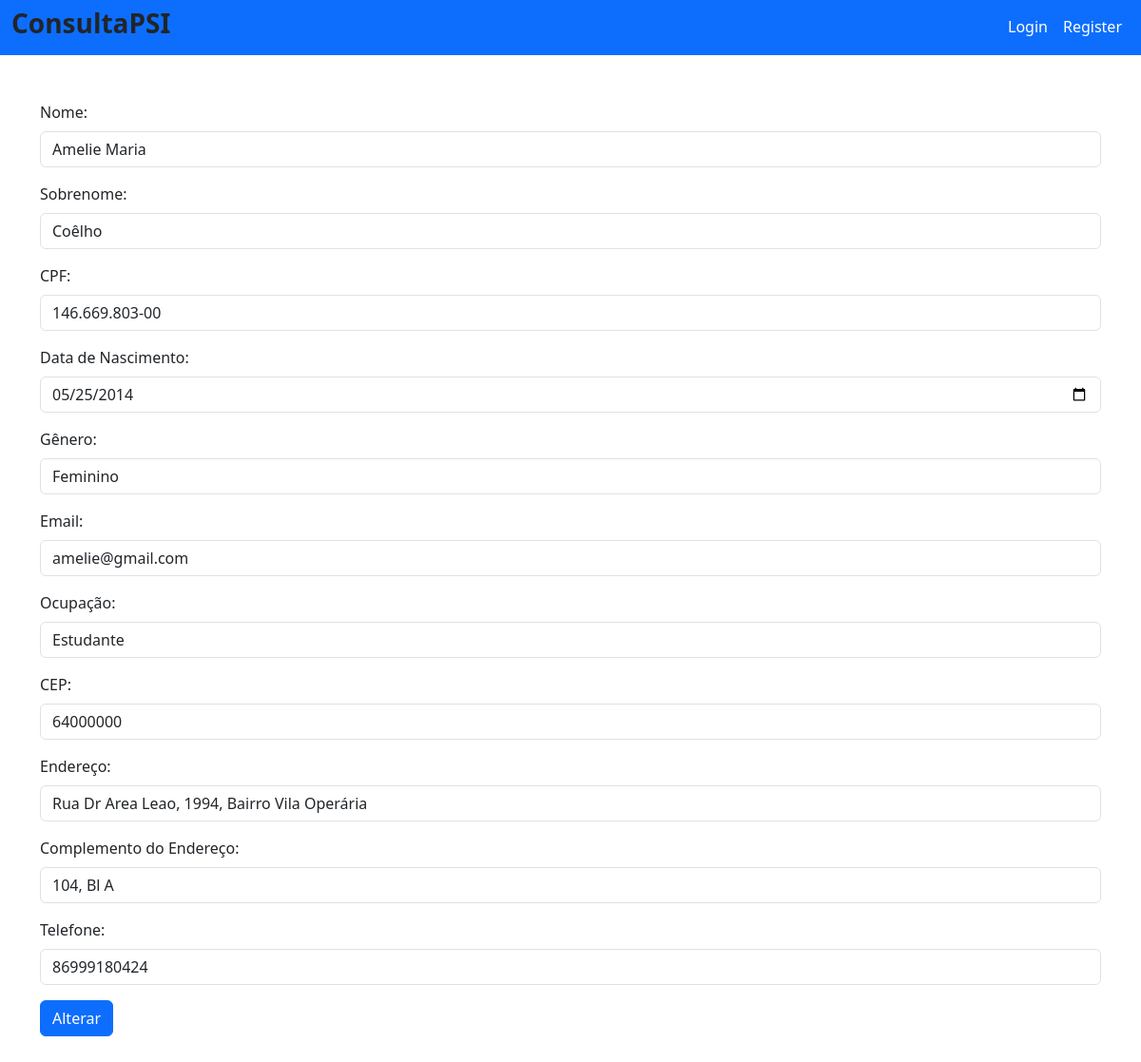
/pacientes/update/1, run on an earlier commit of the app's database.
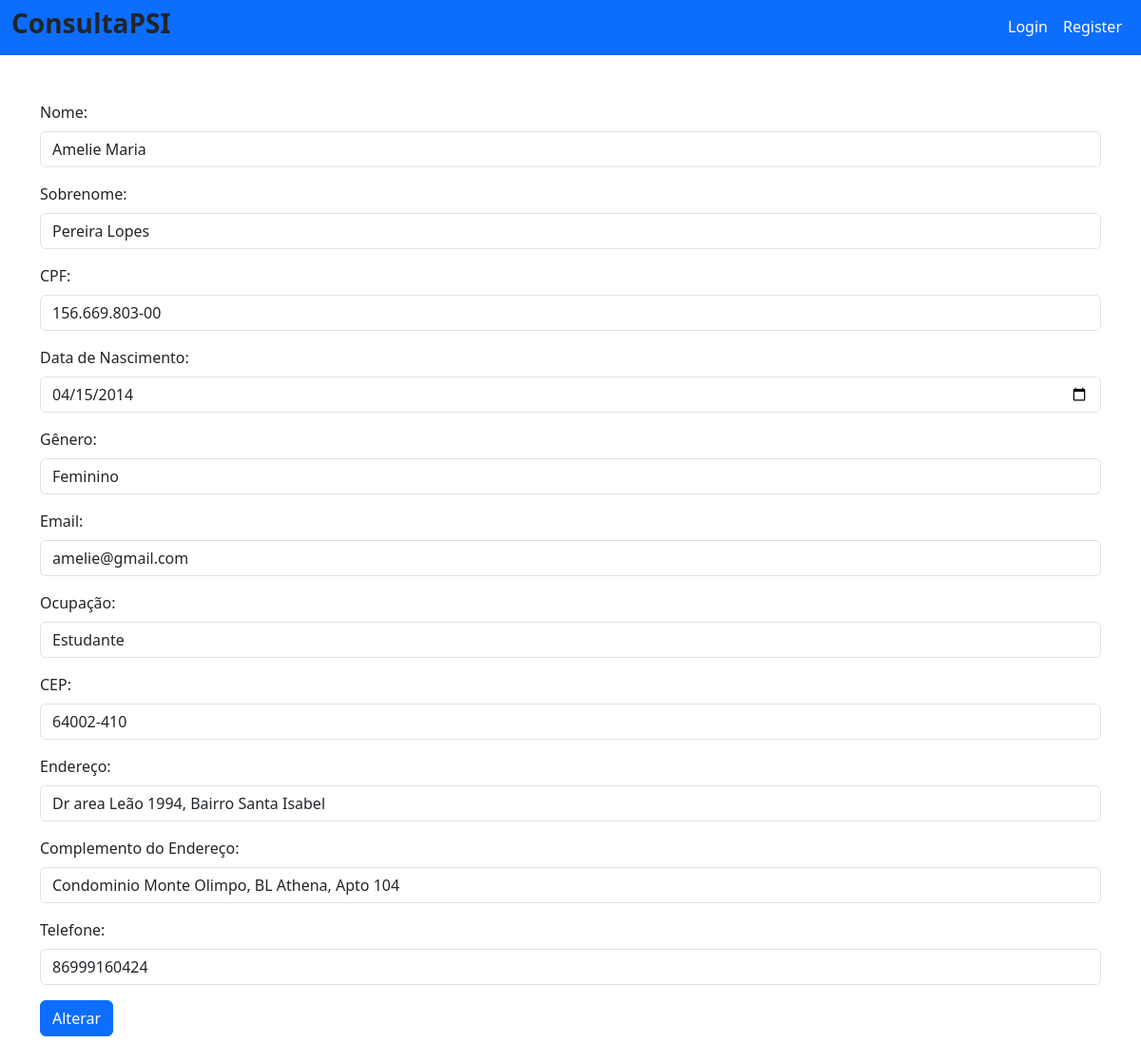
And on a later commit of the database.
### database/models/paciente_model.py (models this page shows, shortened)
class Paciente(db.Model):
    __tablename__ = 'paciente'
    id = db.Column(db.Integer, primary_key=True, autoincrement=True)
    nome = db.Column(db.String(50), nullable=False)
    sobrenome = db.Column(db.String(150), nullable=False)
    cpf = db.Column(db.String(11), nullable=False, unique=True)
    nascimento = db.Column(db.Date, nullable=False)
    genero = db.Column(db.String(30), nullable=False)
    email = db.Column(db.String(50), nullable=False, unique=True)
    ocupacao = db.Column(db.String(50), nullable=False)
    cep = db.Column(db.String(8), nullable=False)
    endereco = db.Column(db.String(150), nullable=False)
    endereco_complemento = db.Column(db.String(150), nullable=False)
    fone = db.Column(db.String(15), nullable=False)
    datainicio = db.Column(db.Date, nullable=False)
    convenios_id = db.Column(db.Integer, db.ForeignKey('convenio.id'), nullable=True)

### routes/pacientes.py (the view, shortened to what this page needs)
@blueprint_pacientes.route('/update/<int:id>', methods=['GET', 'POST'])
def update(id):
    paciente, error = PacienteService.get_paciente_by_id(id)
    if error:
        flash(error)
        return redirect('/pacientes/recovery')
    if request.method == 'GET':
        return render_template('pacientes_update.html', paciente=paciente)

### service/paciente_service.py (called while the page is built)
    @staticmethod
    def get_paciente_by_id(id):
        try:
            paciente = Paciente.query.get(id)
            if not paciente:
                return None, "Paciente não encontrado"
            return paciente, None
        except Exception as e:
            return None, str(e)

### templates/pacientes_update.html
{% extends 'base.html' %}
{% block conteudo %}
        <form method="post" action='/pacientes/update/{{paciente.id}}'>
                <div class="mb-3">
                        <label for="nome" class="form-label">Nome:</label>
                        <input id="nome" class="form-control" type="text" name="nome" value="{{paciente.nome}}">
                    </div>
                    <div class="mb-3">
                        <label for="sobrenome" class="form-label">Sobrenome:</label>
                        <input id="sobrenome" class="form-control" type="text" name="sobrenome" value="{{paciente.sobrenome}}">
                    </div>
                    <div class="mb-3">
                        <label for="cpf" class="form-label">CPF:</label>
                        <input id="cpf" class="form-control" type="text" name="cpf" value="{{paciente.cpf}}">
                    </div>
                    <div class="mb-3">
                        <label for="nascimento" class="form-label">Data de Nascimento:</label>
                        <input id="nascimento" class="form-control" type="date" name="nascimento" value="{{paciente.nascimento}}">
                    </div>
                    <div class="mb-3">
                        <label for="genero" class="form-label">Gênero:</label>
                        <input id="genero" class="form-control" type="text" name="genero" value="{{paciente.genero}}">
                    </div>
                    <div class="mb-3">
                        <label for="email" class="form-label">Email:</label>
                        <input id="email" class="form-control" type="email" name="email" value="{{paciente.email}}">
                    </div>
                    <div class="mb-3">
                        <label for="ocupacao" class="form-label">Ocupação:</label>
                        <input id="ocupacao" class="form-control" type="text" name="ocupacao" value="{{paciente.ocupacao}}">
                    </div>
                    <div class="mb-3">
                        <label for="cep" class="form-label">CEP:</label>
                        <input id="cep" class="form-control" type="text" name="cep" value="{{paciente.cep}}">
                    </div>
                    <div class="mb-3">
                        <label for="endereco" class="form-label">Endereço:</label>
                        <input id="endereco" class="form-control" type="text" name="endereco" value="{{paciente.endereco}}">
                    </div>
                    <div class="mb-3">
                        <label for="endereco_complemento" class="form-label">Complemento do Endereço:</label>
                        <input id="endereco_complemento" class="form-control" type="text" name="endereco_complemento" value="{{paciente.endereco_complemento}}">
                    </div>
                    <div class="mb-3">
                        <label for="fone" class="form-label">Telefone:</label>
                        <input id="fone" class="form-control" type="text" name="fone" value="{{paciente.fone}}">
                    </div>
                    <input type="submit" class="btn btn-primary" value="Alterar">
                </form>
{% endblock %}

What changed in the data, as far as the page shows it:
changed Paciente "Amelie Maria": sobrenome "Coêlho" → "Pereira Lopes"; cpf "146.669.803-00" → "156.669.803-00"; nascimento "05/25/2014" → "04/15/2014"; cep "64000000" → "64002-410"; endereco "Rua Dr Area Leao, 1994, Bairro Vila Operária" → "Dr area Leão 1994, Bairro Santa Isabel"; endereco_complemento "104, Bl A" → "Condominio Monte Olimpo, BL Athena, Apto 104"; fone "86999180424" → "86999160424"
